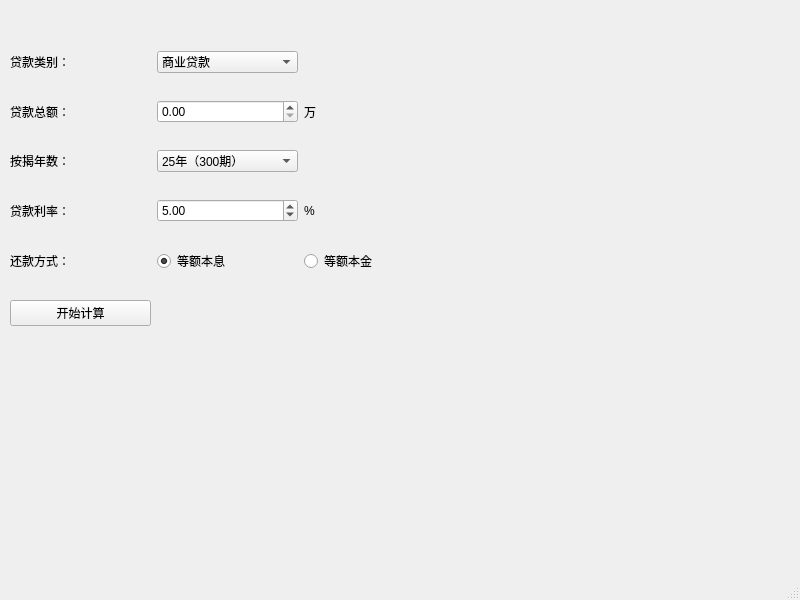
<?xml version="1.0" encoding="UTF-8"?>
<ui version="4.0">
 <class>MainWindow</class>
 <widget class="QMainWindow" name="MainWindow">
  <property name="geometry">
   <rect>
    <x>0</x>
    <y>0</y>
    <width>800</width>
    <height>600</height>
   </rect>
  </property>
  <property name="windowTitle">
   <string>商业贷款</string>
  </property>
  <widget class="QWidget" name="centralwidget">
   <widget class="QWidget" name="">
    <property name="geometry">
     <rect>
      <x>10</x>
      <y>30</y>
      <width>435</width>
      <height>321</height>
     </rect>
    </property>
    <layout class="QGridLayout" name="gridLayout">
     <item row="4" column="1">
      <widget class="QDoubleSpinBox" name="doubleSpinBox">
       <property name="minimum">
        <double>0.010000000000000</double>
       </property>
       <property name="value">
        <double>5.000000000000000</double>
       </property>
      </widget>
     </item>
     <item row="4" column="0">
      <widget class="QLabel" name="label_9">
       <property name="text">
        <string>贷款利率：</string>
       </property>
      </widget>
     </item>
     <item row="1" column="0">
      <widget class="QLabel" name="label_2">
       <property name="text">
        <string>贷款总额：</string>
       </property>
      </widget>
     </item>
     <item row="1" column="1">
      <widget class="QDoubleSpinBox" name="doubleSpinBox_2">
       <property name="maximum">
        <double>999999.989999999990687</double>
       </property>
       <property name="value">
        <double>0.000000000000000</double>
       </property>
      </widget>
     </item>
     <item row="3" column="1">
      <widget class="QComboBox" name="comboBox_4">
       <item>
        <property name="text">
         <string>25年（300期）</string>
        </property>
       </item>
       <item>
        <property name="text">
         <string>24年（288期）</string>
        </property>
       </item>
       <item>
        <property name="text">
         <string>23年（276期）</string>
        </property>
       </item>
       <item>
        <property name="text">
         <string>22年（264期）</string>
        </property>
       </item>
       <item>
        <property name="text">
         <string>21年（252期）</string>
        </property>
       </item>
       <item>
        <property name="text">
         <string>20年（240期）</string>
        </property>
       </item>
       <item>
        <property name="text">
         <string>19年（228期）</string>
        </property>
       </item>
       <item>
        <property name="text">
         <string>18年（216期）</string>
        </property>
       </item>
       <item>
        <property name="text">
         <string>17年（204期）</string>
        </property>
       </item>
       <item>
        <property name="text">
         <string>16年（192期）</string>
        </property>
       </item>
       <item>
        <property name="text">
         <string>15年（180期）</string>
        </property>
       </item>
       <item>
        <property name="text">
         <string>14年（168期）</string>
        </property>
       </item>
       <item>
        <property name="text">
         <string>13年（156期）</string>
        </property>
       </item>
       <item>
        <property name="text">
         <string>12年（144期）</string>
        </property>
       </item>
       <item>
        <property name="text">
         <string>11年（132期）</string>
        </property>
       </item>
       <item>
        <property name="text">
         <string>10年（120期）</string>
        </property>
       </item>
       <item>
        <property name="text">
         <string>9年（108期）</string>
        </property>
       </item>
       <item>
        <property name="text">
         <string>8年（96期）</string>
        </property>
       </item>
       <item>
        <property name="text">
         <string>7年（84期）</string>
        </property>
       </item>
       <item>
        <property name="text">
         <string>6年（72期）</string>
        </property>
       </item>
       <item>
        <property name="text">
         <string>5年（60期）</string>
        </property>
       </item>
       <item>
        <property name="text">
         <string>4年（48期）</string>
        </property>
       </item>
       <item>
        <property name="text">
         <string>3年（36期）</string>
        </property>
       </item>
       <item>
        <property name="text">
         <string>2年（24期）</string>
        </property>
       </item>
       <item>
        <property name="text">
         <string>1年（12期）</string>
        </property>
       </item>
      </widget>
     </item>
     <item row="1" column="2">
      <widget class="QLabel" name="label_3">
       <property name="text">
        <string>万</string>
       </property>
      </widget>
     </item>
     <item row="0" column="0">
      <widget class="QLabel" name="label">
       <property name="text">
        <string>贷款类别：</string>
       </property>
      </widget>
     </item>
     <item row="3" column="0">
      <widget class="QLabel" name="label_8">
       <property name="text">
        <string>按揭年数：</string>
       </property>
      </widget>
     </item>
     <item row="6" column="0">
      <widget class="QLabel" name="label_11">
       <property name="text">
        <string>还款方式：</string>
       </property>
      </widget>
     </item>
     <item row="7" column="0">
      <widget class="QPushButton" name="pushButton">
       <property name="text">
        <string>开始计算</string>
       </property>
       <property name="autoDefault">
        <bool>true</bool>
       </property>
      </widget>
     </item>
     <item row="4" column="2">
      <widget class="QLabel" name="label_10">
       <property name="text">
        <string>%</string>
       </property>
      </widget>
     </item>
     <item row="6" column="1">
      <widget class="QRadioButton" name="radioButton">
       <property name="text">
        <string>等额本息</string>
       </property>
       <property name="checked">
        <bool>true</bool>
       </property>
      </widget>
     </item>
     <item row="6" column="2">
      <widget class="QRadioButton" name="radioButton_2">
       <property name="text">
        <string>等额本金</string>
       </property>
      </widget>
     </item>
     <item row="0" column="1">
      <widget class="QComboBox" name="comboBox">
       <property name="currentIndex">
        <number>0</number>
       </property>
       <item>
        <property name="text">
         <string>商业贷款</string>
        </property>
       </item>
       <item>
        <property name="text">
         <string>公积金贷款</string>
        </property>
       </item>
       <item>
        <property name="text">
         <string>组合贷款</string>
        </property>
       </item>
      </widget>
     </item>
    </layout>
   </widget>
  </widget>
  <widget class="QMenuBar" name="menubar">
   <property name="geometry">
    <rect>
     <x>0</x>
     <y>0</y>
     <width>800</width>
     <height>26</height>
    </rect>
   </property>
  </widget>
  <widget class="QStatusBar" name="statusbar"/>
 </widget>
 <resources/>
 <connections/>
</ui>
